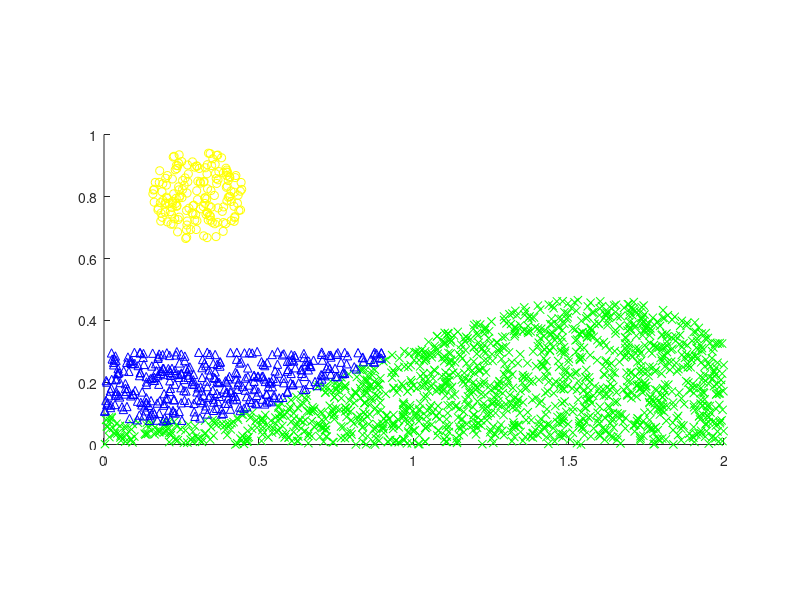

Here is the MATLAB script that generated this plot:
% Create a list of 5000 random value pairs (xn, yn)
n = 5000;
xn = 2 * rand(1, n); % values for xn in range [0, 2]
yn = rand(1, n); % values for yn in range [0, 1]

% Define the given functions
f1 = @(x) -0.3*x.^3 + 0.8*x.^2 - 0.28*x + 0.1;
f2 = @(x) 0.3;
f3 = @(x,y) sqrt((x-0.3).^2 + (y-0.8).^2);

% Plot the points that meet the given conditions
figure;
hold on;
plot(xn(yn < f1(xn)), yn(yn < f1(xn)), 'gx');
plot(xn(f1(xn) < yn & yn < f2(xn)), yn(f1(xn) < yn & yn < f2(xn)), 'b^');
plot(xn(f3(xn, yn) < 0.15), yn(f3(xn, yn) < 0.15), 'yo');
hold off;

% Set the axis limits and make the axis equal
xlim([0 2]);
ylim([0 1]);
axis equal;

%% the logical indexing is used to plot the points that meet the given conditions.
% The yn < f1(xn) condition is used to plot the points with green x-markers,
% the f1(xn) < yn & yn < f2(xn) condition is used to plot the points with blue triangle-markers
% the f3(xn, yn) < 0.15 condition is used to plot the points with yellow o-markers.
% The xlim, ylim, and axis equal commands are used to set the 
% axis limits and make the axis equal.